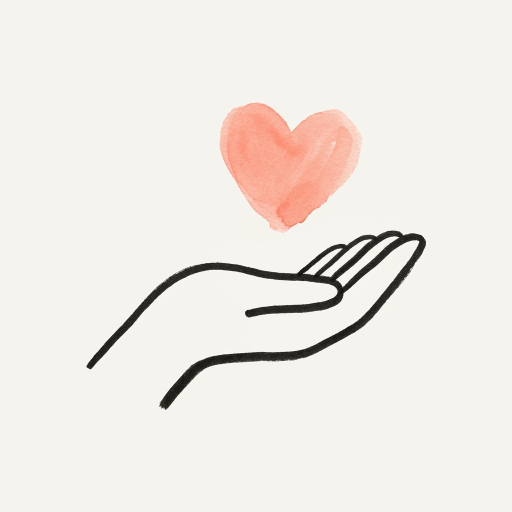
#> input picture examples/hand-heart/source.jpg, 1024 x 1024 px (shown at 1/2 size)
$ python layers.py ../examples/hand-heart/source.jpg ../examples/hand-heart/hand-wash.png
#> lines starting #> are read from the running program, lines starting #| are printed output that depends on the picture; after the words box and inside, x2 and y2 are one past the last pixel; in counts of white or black regions, pixels touching at a corner belong together
"""Split a generated drawing into an ink layer and a watercolor layer.

usage: python3 -I scripts/layers.py drawing.jpg out/prefix [--wash 244,142,124] [--strength 0.82]

Writes prefix-ink.png and prefix-wash.png (same size as the source, transparent
background) and a .json next to each with its size and the bounding box of its
visible pixels. The ink is read from the red channel (dark in every channel);
the wash is read from red minus blue (warm color). Under the ink lines the wash
is filled from its neighbours, so the wash has no holes when the ink moves.
"""
import json
import sys

import numpy as np
from PIL import Image, ImageFilter


def opt(name, default):
    if name in sys.argv:
        return sys.argv[sys.argv.index(name) + 1]
    return default


def save(alpha, rgb, path):
    out = np.zeros(alpha.shape + (4,), np.uint8)
    out[..., :3] = rgb
    out[..., 3] = (np.clip(alpha, 0, 1) * 255).astype(np.uint8)
    Image.fromarray(out, "RGBA").save(path, optimize=True)
    ys, xs = np.nonzero(alpha > 0.25)
    bbox = [int(xs.min()), int(ys.min()), int(xs.max()), int(ys.max())] if len(xs) else None
    with open(path[:-4] + ".json", "w") as f:
        json.dump({"size": [alpha.shape[1], alpha.shape[0]], "bbox": bbox}, f)
    return bbox


def main():
    if len(sys.argv) < 3:
        print(__doc__)
        sys.exit(2)
    src, prefix = sys.argv[1], sys.argv[2]
    wash_rgb = tuple(int(v) for v in opt("--wash", "244,142,124").split(","))
    strength = float(opt("--strength", "0.82"))
    a = np.asarray(Image.open(src).convert("RGB")).astype(np.float32)
    r, b = a[..., 0], a[..., 2]
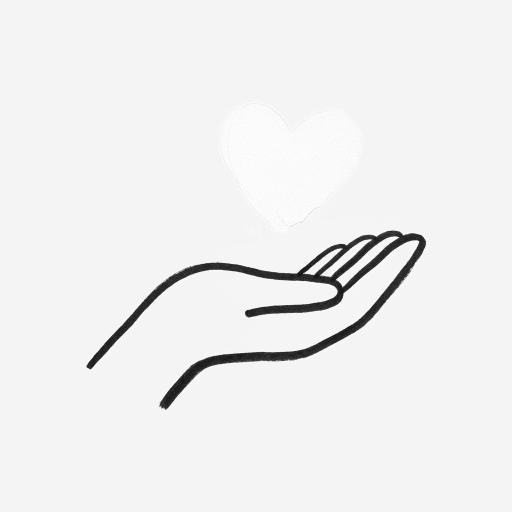
#> r: shape (1024, 1024) float32 (shown at 1/2 size); min 11, max 255, mean 238.5
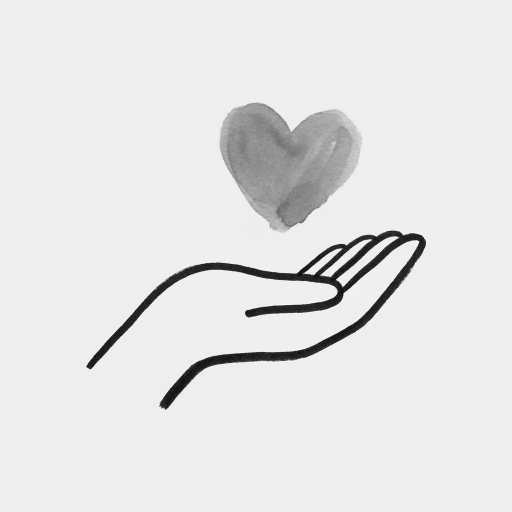
#> b: shape (1024, 1024) float32 (shown at 1/2 size); min 6, max 253, mean 228.2
    ink = np.clip((215 - r) / 170, 0, 1)
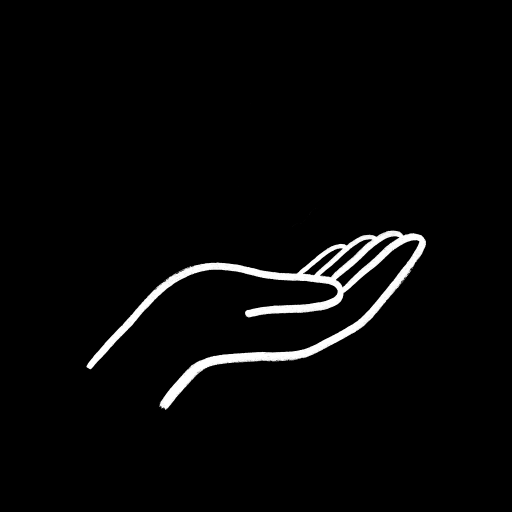
#> ink: shape (1024, 1024) float32 (shown at 1/2 size); min 0, max 1, mean 0.0282
    ink[ink < 0.08] = 0
#> ink: shape (1024, 1024) float32; 0.03% of pixels changed, all inside (x1, y1, x2, y2) = (172, 207, 851, 819)
    wash = np.clip(((r - b) - 14) / 110, 0, 1) * (r > 150)
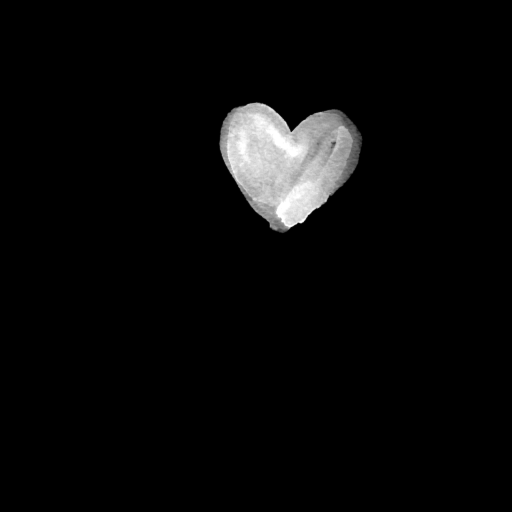
#> wash: shape (1024, 1024) float32 (shown at 1/2 size); min 0, max 1, mean 0.035
    grown = np.asarray(Image.fromarray((wash * 255).astype(np.uint8)).filter(ImageFilter.MaxFilter(15)).filter(ImageFilter.GaussianBlur(3))).astype(np.float32) / 255
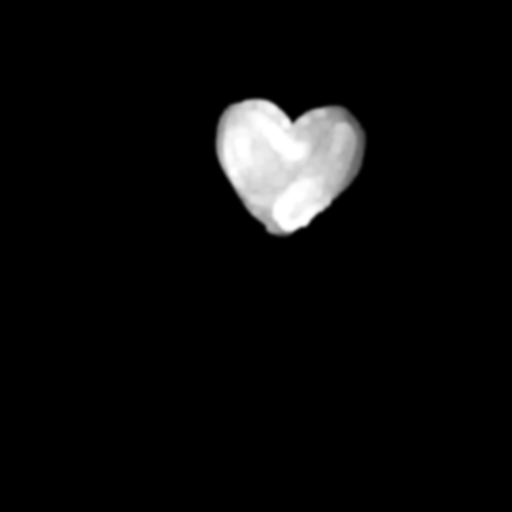
#> grown: shape (1024, 1024) float32 (shown at 1/2 size); min 0, max 1, mean 0.0451
    wash = np.maximum(wash, grown * (ink > 0.05))
    print("ink", save(ink, (27, 27, 26), f"{prefix}-ink.png"))
#> in save, `bbox = [int(xs.min()), int(ys.min()), int(xs.max()), int(ys.max())] if..`: bbox = [173, 461, 851, 819]
#| ink [173, 461, 851, 819]
    if wash.max() > 0.2:
        print("wash", save(wash * strength, wash_rgb, f"{prefix}-wash.png"))
#> call 2 of save, with rgb = (244, 142, 124)
#> in save (call 2), `out[..., 3] = (np.clip(alpha, 0, 1) * 255).astype(np.uint8)`:
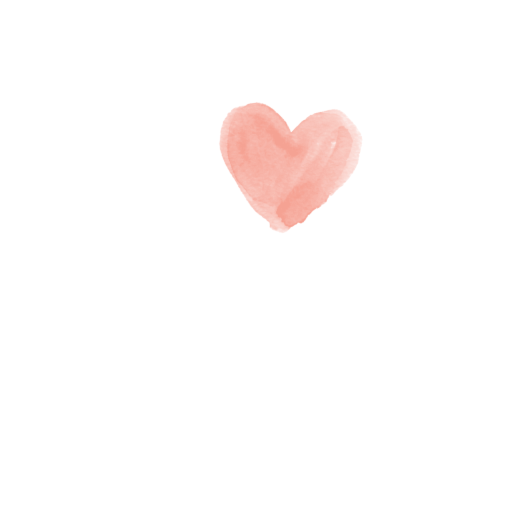
#> out: shape (1024, 1024, 4) (shown at 1/2 size); mean of channels 0, 1, 2, 3 244, 142, 124, 7.3; transparent parts drawn white
#> in save (call 2), `out[..., 3] = (np.clip(alpha, 0, 1) * 255).astype(np.uint8)`:
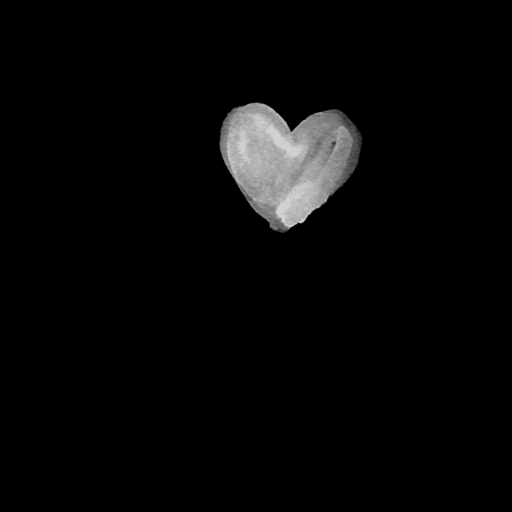
#> alpha: shape (1024, 1024) float32 (shown at 1/2 size); min 0, max 0.82, mean 0.0287
#> in save (call 2), `bbox = [int(xs.min()), int(ys.min()), int(xs.max()), int(ys.max())] if..`: bbox = [439, 205, 718, 463]
#| wash [439, 205, 718, 463]
    else:
        print("wash none")


main()
